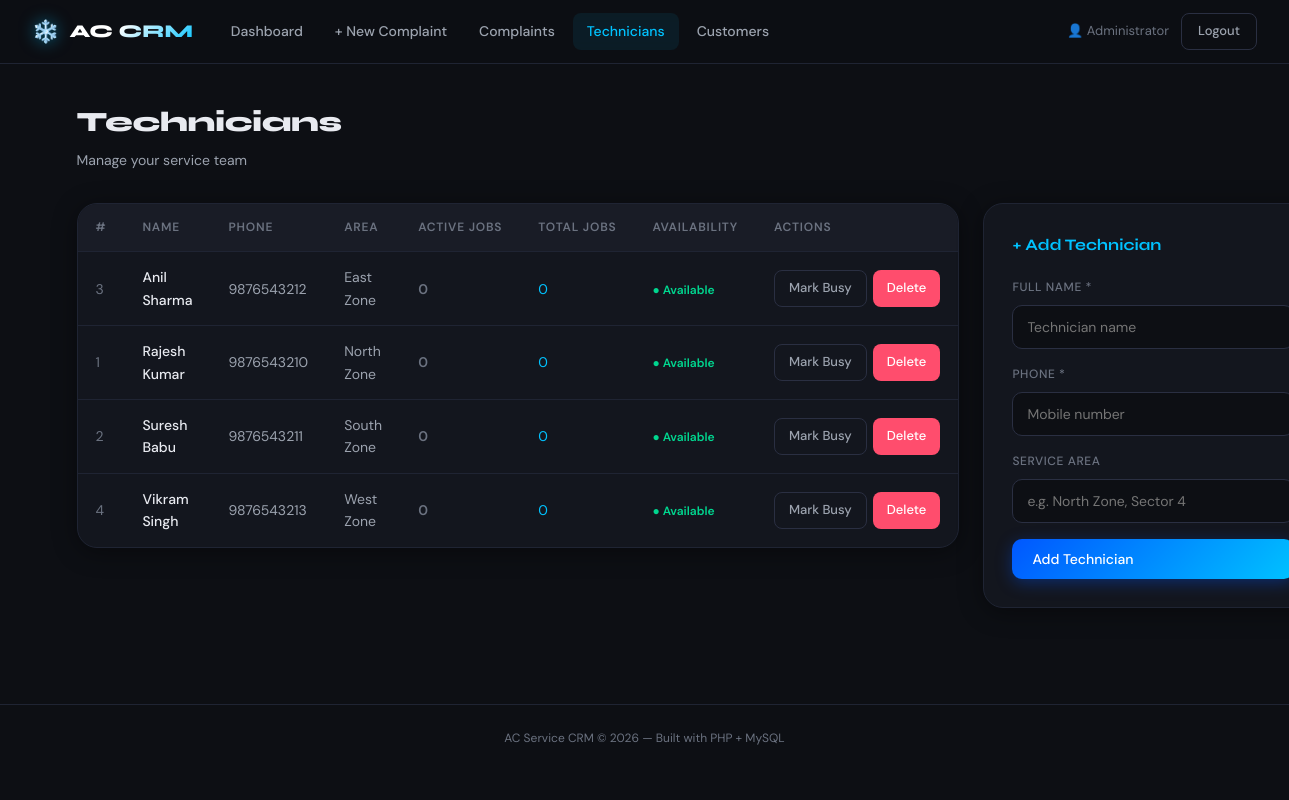
Screenshot of /technicians.php (signed in) with the database file from the repository.
### tables this page shows
CREATE TABLE technicians (
    id INT AUTO_INCREMENT PRIMARY KEY,
    name VARCHAR(100) NOT NULL,
    phone VARCHAR(15) NOT NULL,
    area VARCHAR(100),
    is_available BOOLEAN DEFAULT TRUE,
    created_at TIMESTAMP DEFAULT CURRENT_TIMESTAMP
);

### technicians.php (the view, shortened to what this page needs)
<?php
require_once 'db.php';
$techs = $conn->query("
    SELECT t.*,
        COUNT(CASE WHEN c.status != 'closed' THEN 1 END) AS active_complaints,
        COUNT(c.id) AS total_complaints
    FROM technicians t
    LEFT JOIN complaints c ON t.id = c.technician_id
    GROUP BY t.id
    ORDER BY t.is_available DESC, t.name ASC
");
require_once 'header.php';
?>
<div class="page-header">
    <div>
        <h1>Technicians</h1>
        <p>Manage your service team</p>
    </div>
</div>
<div style="display:grid;grid-template-columns:1fr 340px;gap:24px;align-items:start;">
    <div>
        <div class="table-wrap">
            <?php if ($techs->num_rows === 0): ?>
            <div class="empty-state">
                <div class="empty-icon">👨‍🔧</div>
                <p>No technicians added yet.</p>
            </div>
            <?php else: ?>
            <table>
                <thead>
                    <tr>
                        <th>#</th>
                        <th>Name</th>
                        <th>Phone</th>
                        <th>Area</th>
                        <th>Active Jobs</th>
                        <th>Total Jobs</th>
                        <th>Availability</th>
                        <th>Actions</th>
                    </tr>
                </thead>
                <tbody>
                <?php while ($t = $techs->fetch_assoc()): ?>
                    <tr>
                        <td style="color:var(--muted);"><?= $t['id'] ?></td>
                        <td style="color:var(--text);font-weight:500;"><?= htmlspecialchars($t['name']) ?></td>
                        <td><?= htmlspecialchars($t['phone']) ?></td>
                        <td><?= htmlspecialchars($t['area'] ?: '—') ?></td>
                        <td>
                            <span style="color:<?= $t['active_complaints'] > 0 ? 'var(--yellow)' : 'var(--muted)' ?>;font-weight:600;">
                                <?= $t['active_complaints'] ?>
                            </span>
                        </td>
                        <td style="color:var(--accent);"><?= $t['total_complaints'] ?></td>
                        <td>
                            <?php if ($t['is_available']): ?>
                            <span style="color:var(--green);font-size:12px;font-weight:600;">● Available</span>
                            <?php else: ?>
                            <span style="color:var(--red);font-size:12px;font-weight:600;">● Unavailable</span>
                            <?php endif; ?>
                        </td>
                        <td>
                            <div style="display:flex;gap:6px;">
                                <a href="technicians.php?toggle=<?= $t['id'] ?>"
                                   class="btn btn-ghost btn-sm">
                                   <?= $t['is_available'] ? 'Mark Busy' : 'Mark Available' ?>
                                </a>
                                <a href="technicians.php?delete=<?= $t['id'] ?>"
                                   class="btn btn-sm btn-danger"
                                   onclick="return confirm('Delete <?= htmlspecialchars($t['name']) ?>? This cannot be undone.')">
                                   Delete
                                </a>
                            </div>
                        </td>
                    </tr>
                <?php endwhile; ?>
                </tbody>
            </table>
            <?php endif; ?>
        </div>
    </div>
    <div>
        <div class="card">
            <h3 style="font-family:'Syne',sans-serif;font-size:16px;font-weight:700;color:var(--accent);margin-bottom:20px;">
                + Add Technician
            </h3>
            <form method="POST" action="technicians.php">
                <div class="field mb-2">
                    <label>Full Name *</label>
                    <input type="text" name="name" placeholder="Technician name" required>
                </div>
                <div class="field mb-2">
                    <label>Phone *</label>
                    <input type="tel" name="phone" placeholder="Mobile number" required>
                </div>
                <div class="field mb-2">
                    <label>Service Area</label>
                    <input type="text" name="area" placeholder="e.g. North Zone, Sector 4">
                </div>
                <button type="submit" name="add_tech" class="btn btn-primary w-full">Add Technician</button>
            </form>
        </div>
    </div>
</div>
<?php require_once 'footer.php'; ?>

### header.php (shortened to what this page needs)
<?php
$current_page = basename($_SERVER['PHP_SELF']);
?>
<!DOCTYPE html>
<html lang="en">
<head>
    <link rel="stylesheet" href="style.css">
</head>
<body>
<nav class="navbar">
    <div class="nav-brand">
        <span class="nav-icon">❄️</span>
        <span class="nav-title">AC CRM</span>
    </div>
    <div class="nav-links">
        <a href="dashboard.php"          class="nav-link <?= $current_page === 'dashboard.php'          ? 'active' : '' ?>">Dashboard</a>
        <a href="register_complaint.php" class="nav-link <?= $current_page === 'register_complaint.php' ? 'active' : '' ?>">+ New Complaint</a>
        <a href="view_complaints.php"    class="nav-link <?= $current_page === 'view_complaints.php'    ? 'active' : '' ?>">
            Complaints
        </a>
        <a href="technicians.php"        class="nav-link <?= $current_page === 'technicians.php'        ? 'active' : '' ?>">Technicians</a>
        <a href="customers.php"          class="nav-link <?= $current_page === 'customers.php'          ? 'active' : '' ?>">Customers</a>
    </div>
    <div class="nav-right">
        <span class="admin-label">👤 <?= htmlspecialchars($_SESSION['admin_name']) ?></span>
        <a href="logout.php" class="btn-logout">Logout</a>
    </div>
</nav>
<div class="page-wrap">

### footer.php
</div>
<footer class="site-footer">
    <p>AC Service CRM &copy; <?= date('Y') ?> — Built with PHP + MySQL</p>
</footer>
</body>
</html>

### rows the page displays
technicians: id "3", name "Anil Sharma", phone "9876543212", area "East Zone", active_complaints "0", total_complaints "0", is_available "● Available"
technicians: id "1", name "Rajesh Kumar", phone "9876543210", area "North Zone", active_complaints "0", total_complaints "0", is_available "● Available"
technicians: id "2", name "Suresh Babu", phone "9876543211", area "South Zone", active_complaints "0", total_complaints "0", is_available "● Available"
technicians: id "4", name "Vikram Singh", phone "9876543213", area "West Zone", active_complaints "0", total_complaints "0", is_available "● Available"

### other values shown
$_SESSION['admin_name'] "Administrator"
